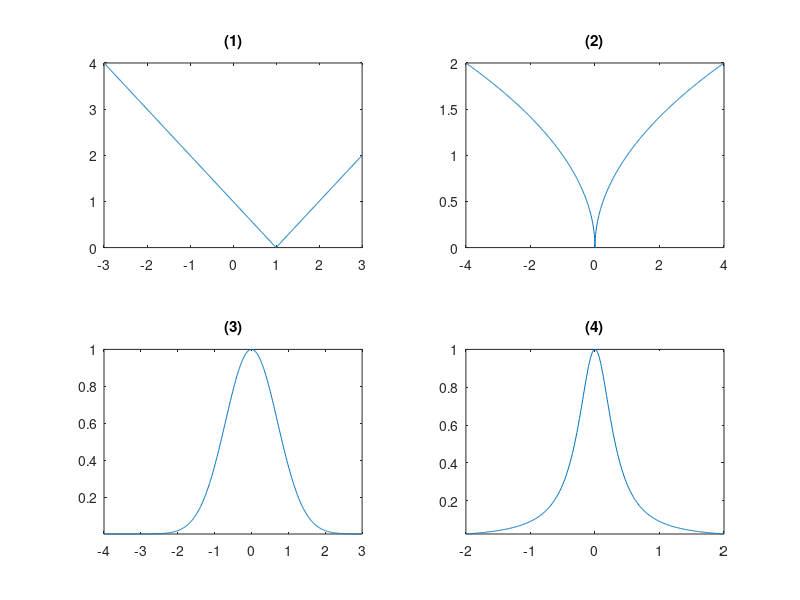

Reproduce this figure in MATLAB.
x1 = -3:0.01:3;
y1 = abs(x1-1);

x2 = -4:0.01:4;
y2 = sqrt(abs(x2));

x3 = -4:0.01:3;
y3 = exp(-x3.^2);

x4 = -2:0.01:2;
y4 = 1./(10 * x4.^2 + 1);

figure;

subplot(2, 2, 1); 
plot(x1,y1);
axis tight;
title ('(1)');

subplot(2, 2, 2); 
plot(x2,y2);
axis tight;
title ('(2)');

subplot(2, 2, 3); 
plot(x3,y3);
axis tight;
title ('(3)');

subplot(2, 2, 4); 
plot(x4,y4);
axis tight;
title ('(4)');